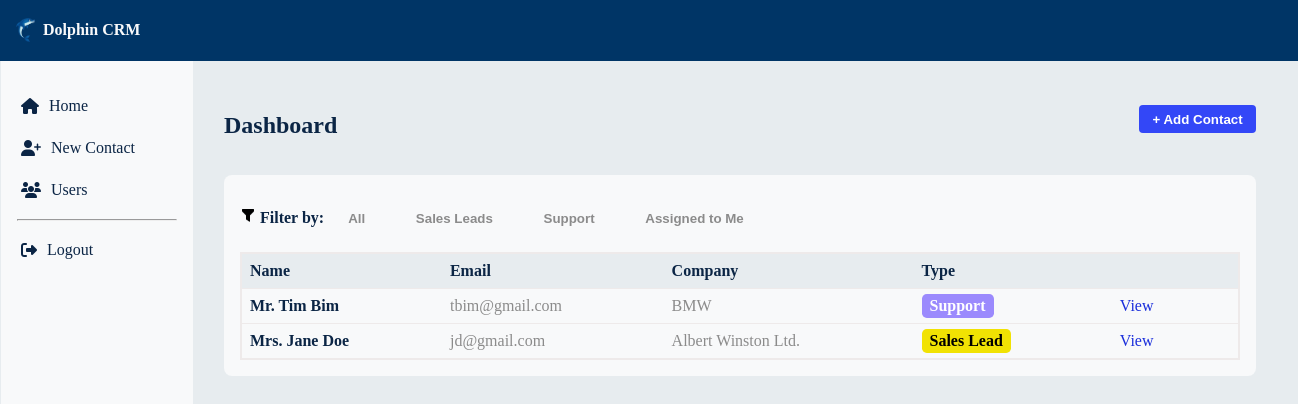
The app's page /pages/dashboard.php (signed in) with its own data.
### tables this page shows
CREATE TABLE `contacts` (
  `id` int(8) NOT NULL,
  `title` varchar(8) NOT NULL,
  `firstname` varchar(32) NOT NULL,
  `lastname` varchar(32) NOT NULL,
  `email` varchar(64) NOT NULL,
  `telephone` varchar(32) NOT NULL,
  `company` varchar(255) NOT NULL,
  `type` varchar(255) NOT NULL,
  `assigned_to` int(8) NOT NULL,
  `created_by` int(8) NOT NULL,
  `created_at` timestamp NOT NULL DEFAULT current_timestamp(),
  `updated_at` timestamp NOT NULL DEFAULT current_timestamp() ON UPDATE current_timestamp()
);

### pages/dashboard.php (the view, shortened to what this page needs)
<?php
require '../includes/dbconfig.php';
include '../includes/metadata.php';
include '../includes/header.php';
include '../includes/sidebar.php';
$fltr = $_GET['filter'] ?? 'all';
$id =[];
$exc = "SELECT * FROM Contacts";
$stmt = $conn->prepare($exc);
$stmt->execute($id);
$contacts = $stmt->fetchAll(PDO::FETCH_ASSOC);
?>
<head>
</head>
<div class="main-content">
    <div class="dashboard-header">
        <h2>Dashboard</h2>
        <a href="./new-contact.php">
        <button id="add-contact-btn">+ Add Contact</button>
        </a>
    </div>
    <div class="dashboard-container">
            <div class="filter-options">
                <span id="filter-label"><img src="../images/filter-icon.png" alt="Filter Icon" id="filter-icon"> Filter by: </><span>
                <button id="fltr-btn-all" data-filter="all" <?= $fltr === 'all' ? 'class="active filter-all"' : '' ?>>All</button>
                <button id="fltr-btn-sales" data-filter="Sales Leads" <?= $fltr === 'Sales Lead' ? 'class="active filter-sales"' : '' ?>>Sales Leads</button>
                <button id="fltr-btn-support" data-filter="Support" <?= $fltr === 'Support' ? 'class="active filter-support"' : '' ?>>Support</button>
                <button id="fltr-btn-assigned" data-filter="Assigned to Me" <?= $fltr === 'Assigned to Me' ? 'class="active filter-assigned"' : '' ?>>Assigned to Me</button>
            </div>
        <table class="contacts-table">
            <thead id="table-head">
                <tr>
                    <th>Name</th>
                    <th>Email</th>
                    <th>Company</th>
                    <th>Type</th>
                    <th></th>
                </tr>
            </thead>
            <tbody id="results">
                <?php foreach ($contacts as $contact):
                    if($contact['type'] == "Support"){$type = "support";}
                    if($contact['type'] == "Sales Lead"){$type = "sales-lead";}
                    ?>
                    <tr>
                        <td><strong><?= $contact['title'].' '.$contact['firstname']. ' '.$contact['lastname']?></strong></td>
                        <td id="email"><?= $contact['email'] ?></td>
                        <td id="company"><?= $contact['company']?></td>
                        <td><span class="<?=$type ?>"><?= $contact['type'] ?></span></td>
                        <td><a href="view.php?id=<?= $contact['id']?>" class="viewbtn"> View</a></td>
                    </tr>
                <?php endforeach; ?>
            </tbody>
        </table>
    </div>
</div>

### styles.css (style rules this page uses)
.main-content { margin-left: 12em; padding: 2em; float:inline-start; }
.dashboard-header { font-weight: bold; display: flex; justify-content: space-between; align-items: center; margin-bottom: 1em; }
#add-contact-btn { background-color: #3347f7; color: white; border: none; padding: 0.5em 1em; border-radius: 0.3em; font-weight: bold; margin-bottom: 1em; }
#filter-label { font-weight: bold; margin-right: 0.5em; }
#filter-icon { width: 1em; height: 1em; }
.filter-options { display: flex; justify-content: flex-start; position: relative; padding-top: 10px; }
#fltr-btn-all, #fltr-btn-assigned, #fltr-btn-sales, #fltr-btn-support { border:none; font-weight: bold; padding:10px 20px; margin-right:0.5em; background: none; cursor: pointer; color: #8b8b8b; position: relative; z-index: 1; }
.dashboard-container { width: 1000px; background-color: #F8F9FA; padding: 1em; border-radius: 0.5em; float: inline-start; }
.contacts-table { display:table; width: 100%; border-collapse: collapse; margin-top: 1em; border: 2px solid #eeeaea; padding: 1em; border-radius: 0.5em; }
.contacts-table td,th { text-align: left; padding: 0.5em; border-bottom: 1px solid #eeeaea; }
.contacts-table th { background-color: #E7ECEF; }
#company, #email { color:#8b8b8b; }
.support { background-color: #9b8afd; color: white; padding: 0.2em 0.5em; border-radius: 0.3em; font-weight: 600; }
.sales-lead { background-color: #f1e203; color: black; padding: 0.2em 0.5em; border-radius: 0.3em; font-weight: 600; }
.viewbtn:visited, .viewbtn:link { text-decoration: none; color:#1a2edb; padding: 0.5em 1em; border-radius: 0.3em; }
#daniel-users-container th, td { padding: 8px; text-align: left; }

### records on screen
contacts: title "Mr.", firstname "Tim", lastname "Bim", email "tbim@gmail.com", company "BMW", type "Support"
contacts: title "Mrs.", firstname "Jane", lastname "Doe", email "jd@gmail.com", company "Albert Winston Ltd.", type "Sales Lead"
